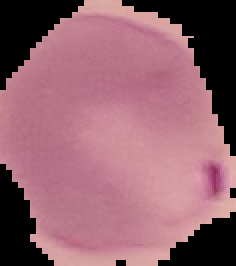
#> input picture notebooks/sample_data/parasitized_01.png, 118 x 133 px (shown 2 times larger)
$ python -i transforms.py   (imports and definitions only)
#> lines starting #> are read from the running program, lines starting #| are printed output that depends on the picture
# data/transforms.py

import cv2
import numpy as np
from torchvision import transforms
from PIL import Image


class CLAHETransform:
    """
    Applies CLAHE (Contrast Limited Adaptive Histogram Equalization) to an image.
    """

    def __init__(self, clip_limit=2.0, tile_grid_size=(8, 8)):
        self.clip_limit = clip_limit
        self.tile_grid_size = tile_grid_size

    def __call__(self, img):
        """
        Args:
            img (PIL.Image or np.ndarray): Input RGB image.
        Returns:
            np.ndarray: CLAHE-enhanced RGB image.
        """
        if isinstance(img, Image.Image):
            img = np.array(img)

        # Dynamically create CLAHE here (inside __call__)
        clahe = cv2.createCLAHE(clipLimit=self.clip_limit, tileGridSize=self.tile_grid_size)

        # Convert to LAB and apply CLAHE to the L channel
        lab = cv2.cvtColor(img, cv2.COLOR_RGB2LAB)
#> lab: shape (133, 118, 3); mean of channels 0, 1, 2 118.1, 148.4, 129.4
        l, a, b = cv2.split(lab)
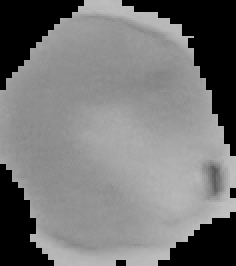
#> l: shape (133, 118) (shown 2 times larger); min 0, max 196, mean 118.1
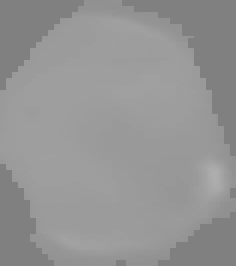
#> a: shape (133, 118) (shown 2 times larger); min 128, max 173, mean 148.4
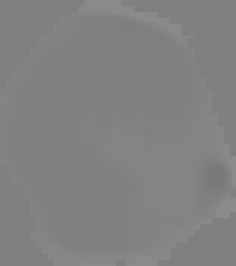
#> b: shape (133, 118) (shown 2 times larger); min 119, max 140, mean 129.4
        l_clahe = clahe.apply(l)
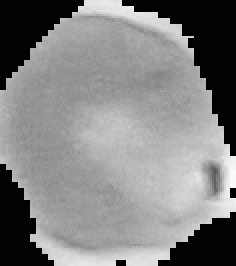
#> l_clahe: shape (133, 118) (shown 2 times larger); min 2, max 252, mean 129.7
        lab_clahe = cv2.merge((l_clahe, a, b))
#> lab_clahe: shape (133, 118, 3); mean of channels 0, 1, 2 129.7, 148.4, 129.4
        rgb_clahe = cv2.cvtColor(lab_clahe, cv2.COLOR_LAB2RGB)
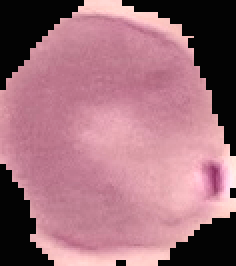
#> rgb_clahe: shape (133, 118, 3) (shown 2 times larger); mean R, G, B 159.8, 110.6, 122.3
        return Image.fromarray(rgb_clahe)


class MorphologicalDilation:
    """
    Applies morphological dilation to enhance cellular boundaries.
    """

    def __init__(self, kernel_size=3, iterations=1):
        self.kernel = np.ones((kernel_size, kernel_size), np.uint8)
        self.iterations = iterations

    # [40 lines left out: functions __call__, get_preprocessing_pipeline, not called in this run]

>>> import cv2
>>> picture = cv2.cvtColor(cv2.imread('../notebooks/sample_data/parasitized_01.png'), cv2.COLOR_BGR2RGB)
>>> result = CLAHETransform()(picture)

$ run again, on notebooks/sample_data/parasitized_02.png
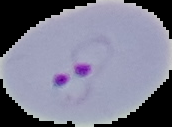
#> input picture notebooks/sample_data/parasitized_02.png, 172 x 127 px
#> lab: shape (127, 172, 3); mean of channels 0, 1, 2 129.9, 131.6, 118.4
#> in __call__, `l, a, b = cv2.split(lab)`:
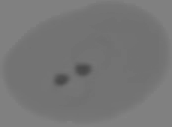
#> b: shape (127, 172); min 72, max 131, mean 118.4
#> lab_clahe: shape (127, 172, 3); mean of channels 0, 1, 2 129.9, 131.6, 118.4
#> in __call__, `rgb_clahe = cv2.cvtColor(lab_clahe, cv2.COLOR_LAB2RGB)`:
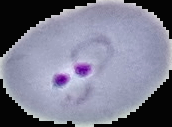
#> rgb_clahe: shape (127, 172, 3); mean R, G, B 122.3, 122.9, 141.4

$ run again, on notebooks/sample_data/parasitized_03.png
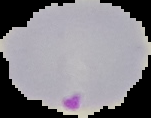
#> input picture notebooks/sample_data/parasitized_03.png, 151 x 118 px
#> lab: shape (118, 151, 3); mean of channels 0, 1, 2 135, 130.1, 125.4
#> in __call__, `l, a, b = cv2.split(lab)`:
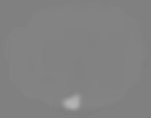
#> a: shape (118, 151); min 125, max 180, mean 130.1
#> in __call__, `l_clahe = clahe.apply(l)`:
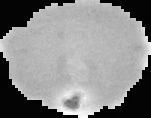
#> l_clahe: shape (118, 151); min 2, max 255, mean 135.8
#> lab_clahe: shape (118, 151, 3); mean of channels 0, 1, 2 135.8, 130.1, 125.4

$ run again, on notebooks/sample_data/parasitized_04.png
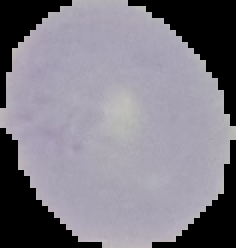
#> input picture notebooks/sample_data/parasitized_04.png, 118 x 124 px (shown 2 times larger)
#> lab: shape (124, 118, 3); mean of channels 0, 1, 2 131.3, 131, 123.4
#> in __call__, `l_clahe = clahe.apply(l)`:
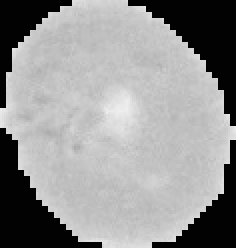
#> l_clahe: shape (124, 118) (shown 2 times larger); min 2, max 238, mean 147.2
#> lab_clahe: shape (124, 118, 3); mean of channels 0, 1, 2 147.2, 131, 123.4
